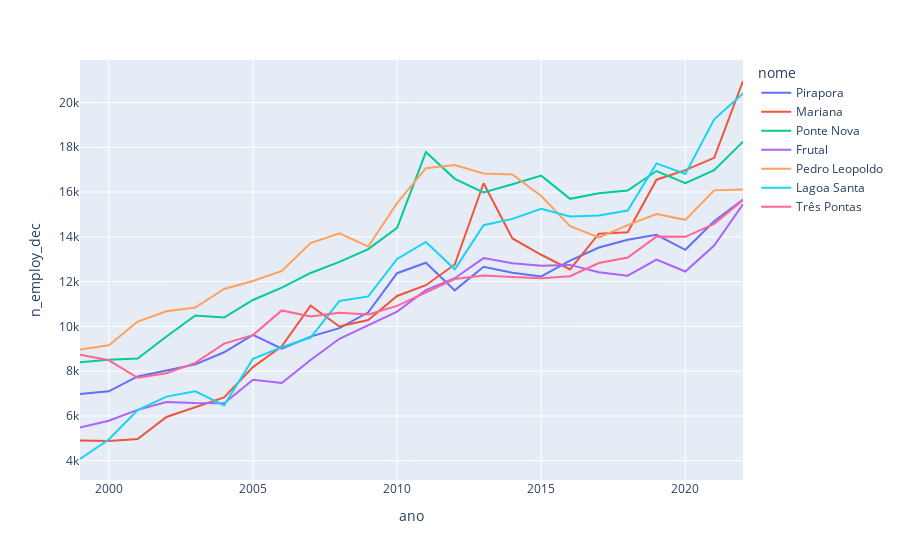

Notebook source saved alongside this figure:
### Code cell
fig = px.line(df2, x="ano", y="n_employ_dec", color='nome')
fig.show()

### Figure 1 — Plotly figure (JSON) as saved in the notebook; plotly's stock layout.template omitted (floating-point values rounded to 4 significant figures)
{"data": [{"hovertemplate": "nome=Pirapora<br>ano=%{x}<br>n_employ_dec=%{y}<extra></extra>", "legendgroup": "Pirapora", "line": {"color": "#636efa", "dash": "solid"}, "marker": {"symbol": "circle"}, "mode": "lines", "name": "Pirapora", "orientation": "v", "showlegend": true, "type": "scatter", "x": [2022, 2021, 2020, 2019, 2018, 2017, 2016, 2015, 2014, 2013, 2012, 2011, 2010, 2009, 2008, 2007, 2006, 2005, 2004, 2003, 2002, 2001, 2000, 1999], "xaxis": "x", "y": [15665, 14698, 13422, 14091, 13871, 13525, 12941, 12230, 12393, 12662, 11610, 12845, 12376, 10631, 9922, 9543, 9010, 9618, 8844, 8302, 8028, 7764, 7098, 6980], "yaxis": "y"}, {"hovertemplate": "nome=Mariana<br>ano=%{x}<br>n_employ_dec=%{y}<extra></extra>", "legendgroup": "Mariana", "line": {"color": "#EF553B", "dash": "solid"}, "marker": {"symbol": "circle"}, "mode": "lines", "name": "Mariana", "orientation": "v", "showlegend": true, "type": "scatter", "x": [2022, 2021, 2020, 2019, 2018, 2017, 2016, 2015, 2014, 2013, 2012, 2011, 2010, 2009, 2008, 2007, 2006, 2005, 2004, 2003, 2002, 2001, 2000, 1999], "xaxis": "x", "y": [20961, 17528, 16981, 16553, 14204, 14142, 12542, 13200, 13928, 16393, 12766, 11840, 11360, 10286, 9997, 10924, 9111, 8183, 6828, 6401, 5953, 4973, 4878, 4902], "yaxis": "y"}, {"hovertemplate": "nome=Ponte Nova<br>ano=%{x}<br>n_employ_dec=%{y}<extra></extra>", "legendgroup": "Ponte Nova", "line": {"color": "#00cc96", "dash": "solid"}, "marker": {"symbol": "circle"}, "mode": "lines", "name": "Ponte Nova", "orientation": "v", "showlegend": true, "type": "scatter", "x": [2022, 2021, 2020, 2019, 2018, 2017, 2016, 2015, 2014, 2013, 2012, 2011, 2010, 2009, 2008, 2007, 2006, 2005, 2004, 2003, 2002, 2001, 2000, 1999], "xaxis": "x", "y": [18254, 16980, 16399, 16939, 16072, 15947, 15697, 16733, 16346, 15982, 16591, 17788, 14400, 13454, 12884, 12386, 11735, 11181, 10394, 10484, 9549, 8567, 8512, 8397], "yaxis": "y"}, {"hovertemplate": "nome=Frutal<br>ano=%{x}<br>n_employ_dec=%{y}<extra></extra>", "legendgroup": "Frutal", "line": {"color": "#ab63fa", "dash": "solid"}, "marker": {"symbol": "circle"}, "mode": "lines", "name": "Frutal", "orientation": "v", "showlegend": true, "type": "scatter", "x": [2022, 2021, 2020, 2019, 2018, 2017, 2016, 2015, 2014, 2013, 2012, 2011, 2010, 2009, 2008, 2007, 2006, 2005, 2004, 2003, 2002, 2001, 2000, 1999], "xaxis": "x", "y": [15457, 13615, 12450, 12982, 12266, 12421, 12747, 12714, 12821, 13052, 12152, 11617, 10663, 10059, 9447, 8501, 7469, 7620, 6562, 6578, 6625, 6270, 5785, 5488], "yaxis": "y"}, {"hovertemplate": "nome=Pedro Leopoldo<br>ano=%{x}<br>n_employ_dec=%{y}<extra></extra>", "legendgroup": "Pedro Leopoldo", "line": {"color": "#FFA15A", "dash": "solid"}, "marker": {"symbol": "circle"}, "mode": "lines", "name": "Pedro Leopoldo", "orientation": "v", "showlegend": true, "type": "scatter", "x": [2022, 2021, 2020, 2019, 2018, 2017, 2016, 2015, 2014, 2013, 2012, 2011, 2010, 2009, 2008, 2007, 2006, 2005, 2004, 2003, 2002, 2001, 2000, 1999], "xaxis": "x", "y": [16111, 16076, 14759, 15014, 14526, 13970, 14477, 15827, 16786, 16830, 17205, 17068, 15503, 13567, 14154, 13722, 12481, 12028, 11671, 10844, 10674, 10214, 9153, 8971], "yaxis": "y"}, {"hovertemplate": "nome=Lagoa Santa<br>ano=%{x}<br>n_employ_dec=%{y}<extra></extra>", "legendgroup": "Lagoa Santa", "line": {"color": "#19d3f3", "dash": "solid"}, "marker": {"symbol": "circle"}, "mode": "lines", "name": "Lagoa Santa", "orientation": "v", "showlegend": true, "type": "scatter", "x": [2022, 2021, 2020, 2019, 2018, 2017, 2016, 2015, 2014, 2013, 2012, 2011, 2010, 2009, 2008, 2007, 2006, 2005, 2004, 2003, 2002, 2001, 2000, 1999], "xaxis": "x", "y": [20408, 19252, 16808, 17281, 15176, 14954, 14911, 15251, 14802, 14519, 12548, 13771, 13013, 11341, 11138, 9502, 9073, 8553, 6474, 7101, 6863, 6259, 4950, 4077], "yaxis": "y"}, {"hovertemplate": "nome=Três Pontas<br>ano=%{x}<br>n_employ_dec=%{y}<extra></extra>", "legendgroup": "Três Pontas", "line": {"color": "#FF6692", "dash": "solid"}, "marker": {"symbol": "circle"}, "mode": "lines", "name": "Três Pontas", "orientation": "v", "showlegend": true, "type": "scatter", "x": [2022, 2021, 2020, 2019, 2018, 2017, 2016, 2015, 2014, 2013, 2012, 2011, 2010, 2009, 2008, 2007, 2006, 2005, 2004, 2003, 2002, 2001, 2000, 1999], "xaxis": "x", "y": [15641, 14583, 14001, 14012, 13076, 12828, 12242, 12150, 12209, 12278, 12114, 11500, 10914, 10535, 10614, 10448, 10713, 9610, 9229, 8371, 7906, 7704, 8485, 8733], "yaxis": "y"}], "layout": {"legend": {"title": {"text": "nome"}, "tracegroupgap": 0}, "margin": {"t": 60}, "xaxis": {"anchor": "y", "domain": [0, 1], "title": {"text": "ano"}}, "yaxis": {"anchor": "x", "domain": [0, 1], "title": {"text": "n_employ_dec"}}}}
